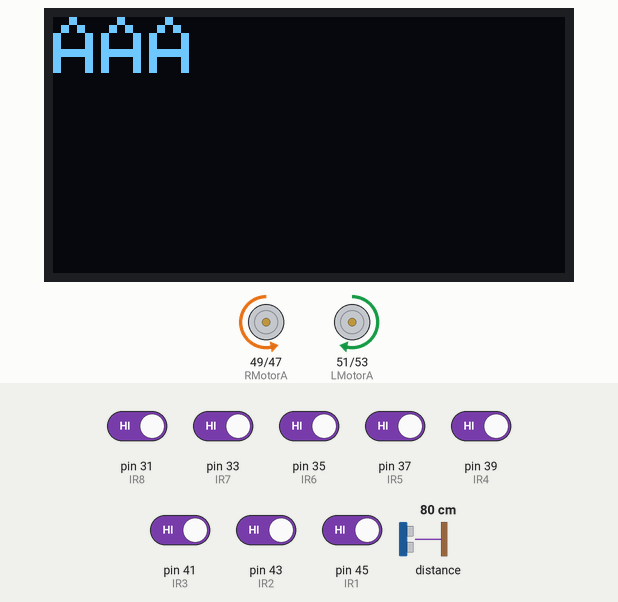
Bench run of a sketch on a simulated Arduino Mega 2560, built with avr-gcc and run on an emulated ATmega2560. On the bench: 128×64 one-colour display, motor-driver pin pairs drawn as motors (green arrow = first pin HIGH = forward, orange = second pin HIGH = backward, longer = more drive, scaled by the enable pin). The test bench sets the inputs (shaded band); at power-on: pin 31 (IR8), pin 33 (IR7), pin 35 (IR6), pin 37 (IR5), pin 39 (IR4), pin 41 (IR3), pin 43 (IR2), pin 45 (IR1) HIGH, distance to the obstacle 80 cm. The display library's start-up logo is not drawn; what the sketch prints to the serial monitor is not drawn.

Above: at 3.2 s.
3.3 s: pin 31 (IR8) driven LOW and pin 33 (IR7) driven LOW and pin 35 (IR6) driven LOW and pin 37 (IR5) driven LOW and pin 39 (IR4) driven LOW
At 4.0 s:
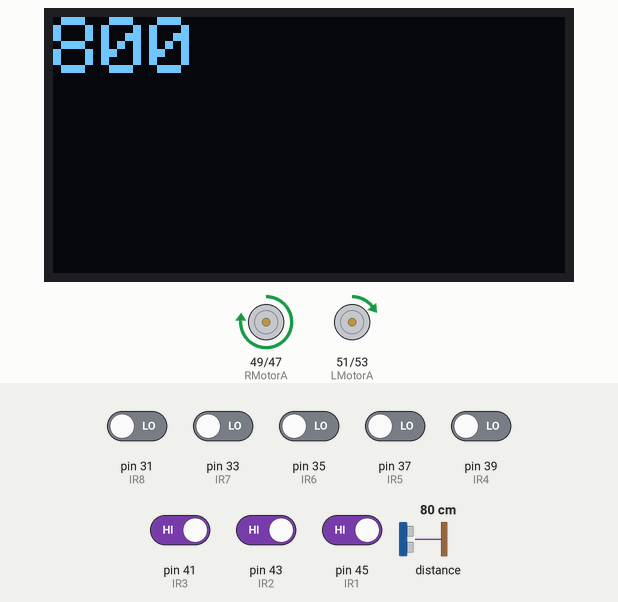
At 4.54 s:
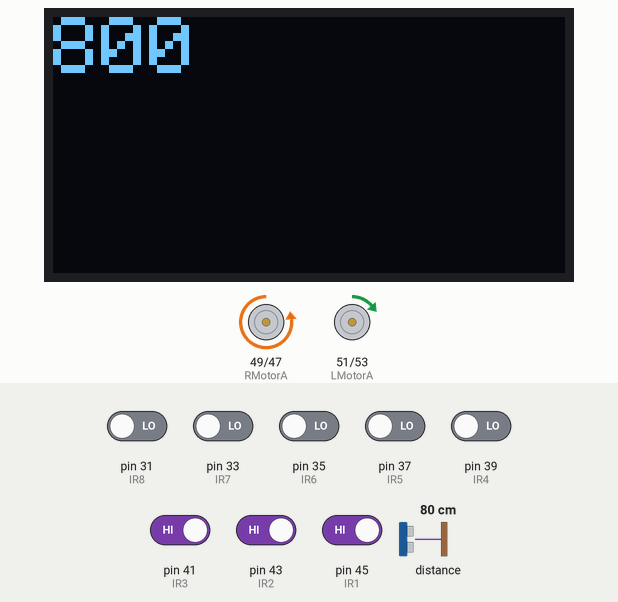
5.0 s: pin 31 (IR8) driven HIGH
6.5 s: pin 33 (IR7) driven HIGH
At 7.0 s:
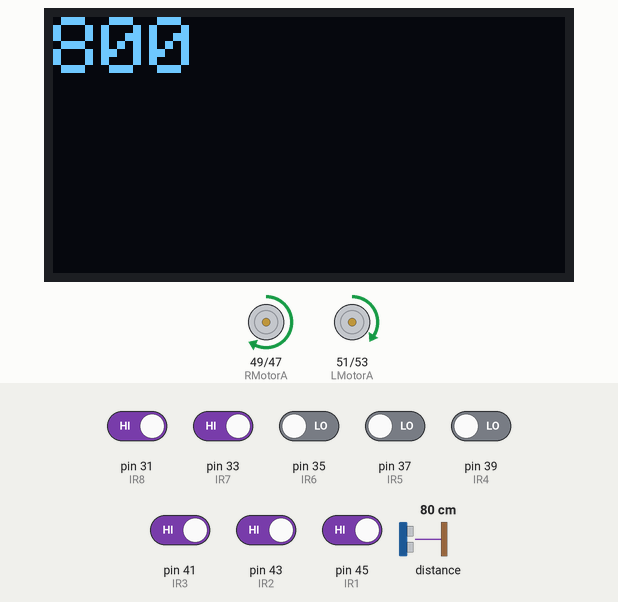
9.5 s: pin 45 (IR1) driven LOW
At 10.3 s:
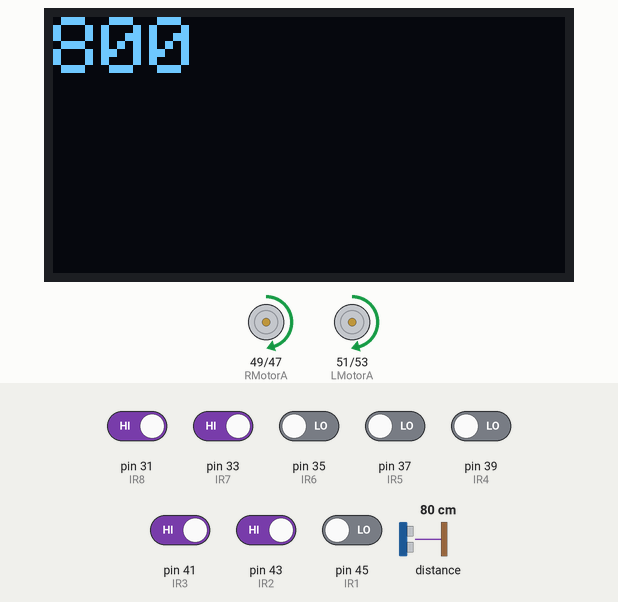
12.5 s: pin 43 (IR2) driven LOW
15.5 s: pin 35 (IR6) driven HIGH
Timing chart, 0 to 23.8 s (numbered marks = the images above; inputs shaded):
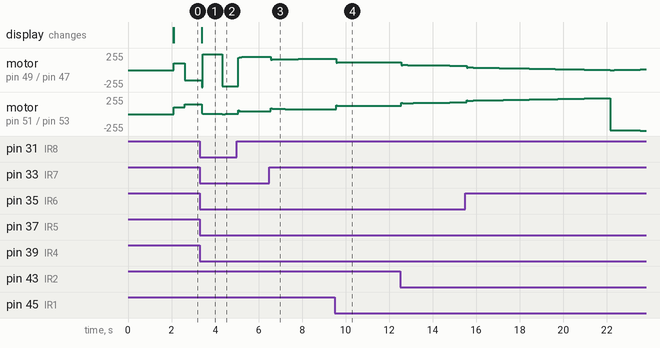

The sketch:

Line_with_tof_and_oled.ino
```cpp
#include <Wire.h>
#include <Adafruit_GFX.h>
#include <Adafruit_SSD1306.h>
#include <VL53L0X.h>

#define screen_width 128
#define screen_height 64
#define oled_reset -1
#define screen_address 0x3C


#define IR1 45
#define IR2 43
#define IR3 41
#define IR4 39
#define IR5 37
#define IR6 35
#define IR7 33
#define IR8 31

#define LMotorA 51
#define LMotorB 53
#define LMotorPWM 2

#define RMotorA 49
#define RMotorB 47
#define RMotorPWM 3

#define MAX_SPEED 240

Adafruit_SSD1306 display(screen_width, screen_height, &Wire, oled_reset);


int IR_val[8] = {0,0,0,0,0,0,0,0};
int pre_IR_val[8] = {0,0,0,0,0,0,0,0};
int IR_weights[8] = {-20,-15,-10,-5,5,10,15,20};

int MotorBasespeed = 150;


int LMotorSpeed = 0;
int RMotorSpeed = 0;
int speedAdjust = 0;


float P,I,D;
float error;
float previousError =0;
float Kp = 2.5;
float Kd = 0.5;
float Ki = 0.01;

void read_IR();
void PID_control();
void mdrive();
void stop();
void turn_left();
void turn_right();
void display_line();


VL53L0X sensor;
//#define HIGH_ACCURACY
#define HIGH_SPEED


//unsigned long count = 0;

// void TCA9548A(uint8_t bus)
// {
//   Wire.beginTransmission(0x70);  // TCA9548A address is 0x70
//   Wire.write(1 << bus);          // send byte to select bus
//   Wire.endTransmission();
// }


void setup() {
  Serial.begin(9600);
  //Wire.begin();

  // TCA9548A(1);
  // sensor.init();
  // sensor.setTimeout(500);

  if (!display.begin(SSD1306_SWITCHCAPVCC, screen_address)) {
    Serial.println(F("SSD1306 allocation failed"));
    while (true) {}
  }

  display.display();
  delay(2000);

  display.clearDisplay();
  display_line("We are Groot", 0, 0,2);


  pinMode(LMotorA, OUTPUT);
  pinMode(LMotorB, OUTPUT);
  pinMode(LMotorPWM, OUTPUT);

  pinMode(RMotorA, OUTPUT);
  pinMode(RMotorB, OUTPUT);
  pinMode(RMotorPWM, OUTPUT);

  Wire.begin();

  sensor.init();
  sensor.setTimeout(500);

#if defined LONG_RANGE
  // lower the return signal rate limit (default is 0.25 MCPS)
  sensor.setSignalRateLimit(0.1);
  // increase laser pulse periods (defaults are 14 and 10 PCLKs)
  sensor.setVcselPulsePeriod(VL53L0X::VcselPeriodPreRange, 18);
  sensor.setVcselPulsePeriod(VL53L0X::VcselPeriodFinalRange, 14);
#endif

#if defined HIGH_SPEED
  // reduce timing budget to 20 ms (default is about 33 ms)
  sensor.setMeasurementTimingBudget(20000);
#elif defined HIGH_ACCURACY
  // increase timing budget to 200 ms
  sensor.setMeasurementTimingBudget(200000);
#endif

}

void loop() {
  read_IR();
  if ( IR_val[0] == 0 && IR_val[1] == 0 && IR_val[2] == 0 && IR_val[3] == 0 && IR_val[4] == 0 && IR_val[5] == 0 && IR_val[6] == 0 && IR_val[7] == 0){
    if (previousError<0){
      display.clearDisplay();
      display_line("AAA", 0, 0,2);
      turn_right();
      Serial.println("aa");

    }else{
      display.clearDisplay();
      display_line("AAA", 0, 0,2);
      turn_left();
      Serial.println("bb");

    }
  }
  // else if(IR_val[0] == 1 && IR_val[1] == 1 && IR_val[2] == 1 && IR_val[3] == 1 && IR_val[4] == 1){
  //   mdrive(0,0);
  //   // display.clearDisplay();
  //   // display_line("Terminated!!!", 0, 0,2);
  //   while(1){}
  // }
  else{
    PID_control();
    int ml = 120;
    int mr = 120;

    mdrive(ml+speedAdjust, mr-speedAdjust);
  }


  //TCA9548A(1);

  int distance = sensor.readRangeSingleMillimeters();
  if (sensor.timeoutOccurred()) { Serial.print(" TIMEOUT1"); }

  display.clearDisplay();
  display_line(String(distance), 0, 0,2);


}

void read_IR(){
  IR_val[0] = !digitalRead(IR1);
  IR_val[1] = !digitalRead(IR2);
  IR_val[2] = !digitalRead(IR3);
  IR_val[3] = !digitalRead(IR4);
  IR_val[4] = !digitalRead(IR5);
  IR_val[5] = !digitalRead(IR6);
  IR_val[6] = !digitalRead(IR7);
  IR_val[7] = !digitalRead(IR8);

  //  Serial.print(IR_val[0]);
  //  Serial.print(" ");
  //  Serial.print(IR_val[1]);
  //  Serial.print(" ");
  //  Serial.print(IR_val[2]);
  //  Serial.print(" ");
  //  Serial.print(IR_val[3]);
  //  Serial.print(" ");
  //  Serial.print(IR_val[4]);
  //  Serial.print(" ");
  //  Serial.print(IR_val[5]);
  //  Serial.print(" ");
  //  Serial.print(IR_val[6]);
  //  Serial.print(" ");
  //  Serial.println(IR_val[7]);
}

void PID_control(){

  error = 0;

  for (int i=0; i<8; i++){
    error += IR_weights[i] * IR_val[i];
    }

  P = error;
  I = I + error;
  D = error - previousError;

  previousError = error;

  speedAdjust = Kp * P + Ki * I + Kd * D;


}

void mdrive(int ml, int mr){
  if (ml > 0) {
    if (ml > 255) {
      ml = 255;
    }
    digitalWrite(LMotorA, HIGH);
    digitalWrite(LMotorB, LOW);
    analogWrite(LMotorPWM, ml);
  }
  else {
    if (ml < -255) {
      ml = -255;
    }
    digitalWrite(LMotorA, LOW);
    digitalWrite(LMotorB, HIGH);
    analogWrite(LMotorPWM, -1*ml);

  }
  if (mr > 0) {
    if (mr > 255) {
      mr = 255;
    }
    digitalWrite(RMotorA, HIGH);
    digitalWrite(RMotorB, LOW);
    analogWrite(RMotorPWM, mr);
  }
  else {
    if (mr < -255) {
      mr = -255;
    }
    digitalWrite(RMotorA, LOW);
    digitalWrite(RMotorB, HIGH);
    analogWrite(RMotorPWM, -1*mr);
  }
}

void turn_right(){
  mdrive(100,100);
  delay(500);
  read_IR();
  while ( IR_val[3] == 0 || IR_val[4] == 0){
    read_IR();
    mdrive(-150, 150);
    delay(10);
  }
}

void turn_left(){
  mdrive(100,100);
  delay(500);
  read_IR();
  while ( IR_val[3] == 0 || IR_val[4] == 0){
    read_IR();
    mdrive(150, -150);
    delay(10);
  }
}

void display_line(String text, int column, int row, int text_size) {

  display.setTextSize(text_size);
  display.setTextColor(SSD1306_WHITE);
  display.setCursor(column, row);
  display.println(text);

  display.display();
}
```

Measured:
- after the input at 3.3 s, the display: changes after 0.08 s (image 1)
